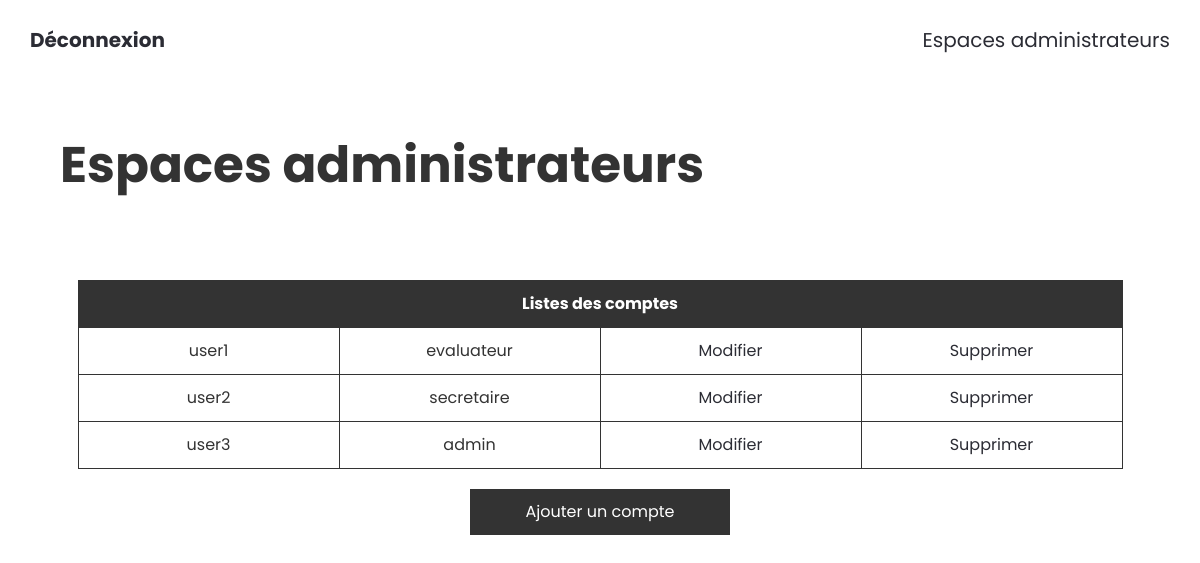
Page / (signed in) on the earlier database version.
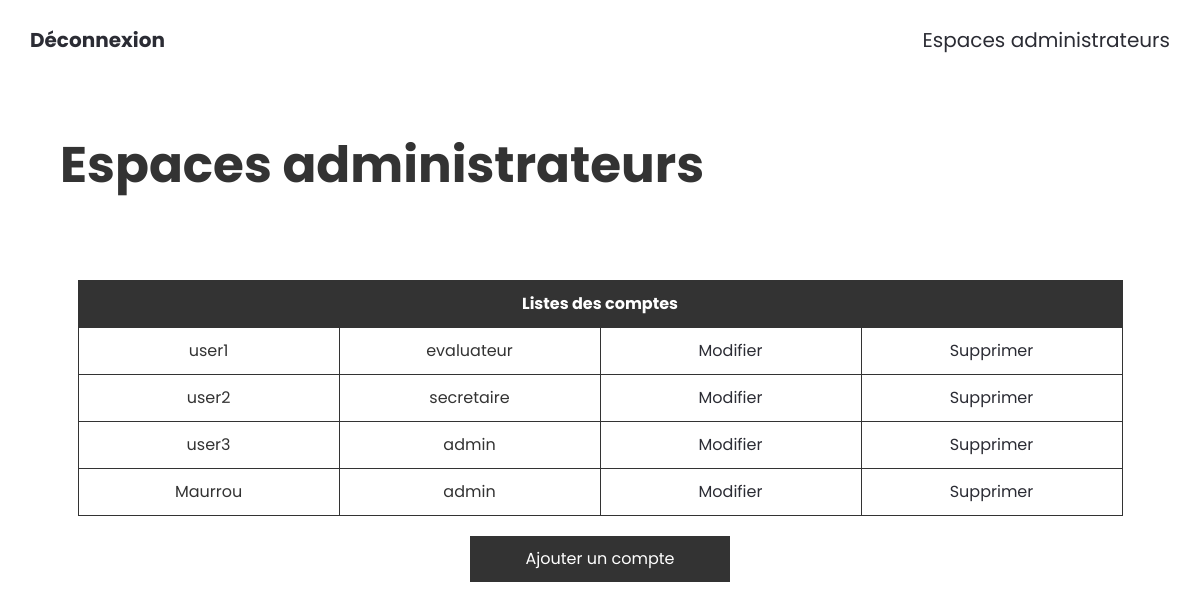
Same page on the later database version.
### tables this page shows
CREATE TABLE `users` (
  `id` int NOT NULL AUTO_INCREMENT,
  `pseudo` varchar(100) NOT NULL,
  `password` varchar(100) NOT NULL,
  `role` varchar(100) NOT NULL,
  PRIMARY KEY (`id`)
);

### controller/auth.php (called while the page is built, shortened)
<?php
function Connecte(): bool
{
    return !empty($_SESSION['CONNECTED']);
}

### view/homepages/admin.php (the view, shortened to what this page needs)
<?php
include "db/database.php";
$sql = "SELECT * FROM `users`";
$result = $db->prepare($sql);
$result->execute();
$data_admin = $result->fetchAll();
?>
<!DOCTYPE html>
<html lang="fr">
<head>
    <link rel="stylesheet" href="src/css/style.css">
</head>
<body>
<?php include("view/header.php"); ?>
<main>
    <h1 class="title">Espaces administrateurs</h1>
    <table>
        <thead>
        <tr>
            <th colspan="4">Listes des comptes</th>
        </tr>
        </thead>
        <tbody>
        <?php
        foreach ($data_admin as $key => $value) {
            echo "<tr>";
            echo '<td>' . $value['pseudo'] . '</td>';
            echo '<td>' . $value['role'] . '</td>';
            echo "<td><a href='modif.php?id={$value['id']}&pseudo={$value['pseudo']}&role={$value['role']}'>Modifier</a></td>";
            echo "<td><a href='delete.php?id={$value['id']}'>Supprimer</a></td>";
            echo "</tr>";
        }
        ?>
        </tbody>
    </table>
    <a href="create.php" class="btn__add-account">Ajouter un compte</a>
</main>
</body>
</html>

### index.php (shortened to what this page needs)
<?php
include "controller/userControl.php";
include "controller/auth.php";
if (Connecte()) {
    switch ($_SESSION['LOGGED_ROLE']) {
        case 'admin':
            include "view/homepages/admin.php";
            break;
    }
}

### view/header.php (shortened to what this page needs)
<link rel="stylesheet" href="src/css/style.css">
<header>
    <div class="logo">
        <a href="controller/logout.php">Déconnexion</a>
    </div>
    <nav>
        <?php
        switch ($_SESSION['LOGGED_ROLE']) {
            case 'admin';
                echo '<a href="./">Espaces administrateurs</a>';
                break;
        }
        ?>
    </nav>
</header>

### src/css/style.css (style rules this page uses)
body { font-family: "Poppins", sans-serif; box-sizing: content-box; font-size: 16px; color: #333; margin: 0; padding: 0; }
a { text-decoration: none; }
a { color: #2B2C34; }
h1 { font-size: 50px; font-weight: bold; margin-bottom: 30px; }
main { width: 100%; min-height: 500px; }
main .title { padding: 5%; }
header { display: flex; justify-content: space-between; align-items: center; font-size: 20px; height: 80px; padding: 0 30px; }
header .logo { font-weight: bold; }
header nav { display: flex; gap: 32px; }

### view/homepages/admin.php (style rules this page uses)
thead { font-weight: bold; }
table { margin: auto; }
table, td { border: 1px solid #333; }
thead, tfoot { background-color: #333; color: #fff; }
tr > * { padding: 15px 30px; }
td { width: 200px; max-width: 90%; text-align: center; }
.btn__add-account { background: #333; color: #FFF; display: flex; justify-content: center; align-items: center; margin: 20px auto; width: 200px; padding: 15px 30px; text-decoration: none !important; }

Differences in the rows shown:
added users: pseudo "Maurrou", role "admin"
